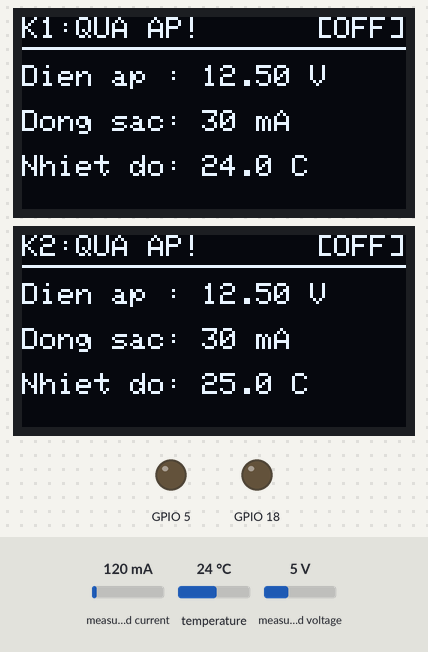
Bench run of a program on a simulated ESP32. Shown: 2 × 128×64 one-colour display, output pins drawn as LEDs (lit = HIGH). Wiring (inferred from the names in the program): INA219 current sensor at I2C address 0x40; INA219 current sensor at I2C address 0x41. Inputs (shaded band) come from the test bench; at power-on: measured voltage 5 V, temperature 24 °C, measured current 120 mA. What the program prints to the serial monitor is not drawn.

Above: at 1.7 s.
1.9 s: measured voltage set to 0.3 V
At 3.7 s:
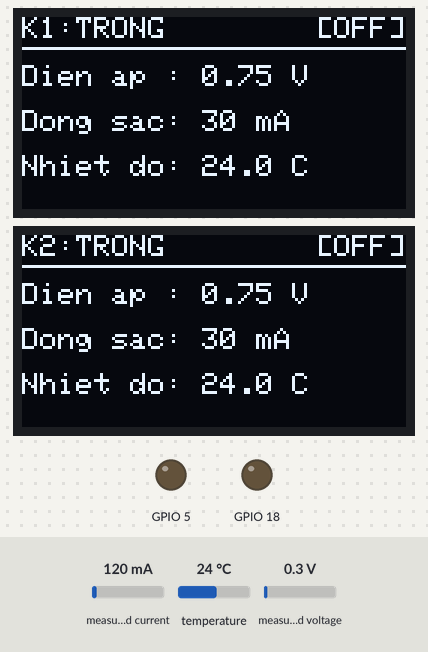
4.2 s: measured voltage set to 3.8 V
At 4.7 s:
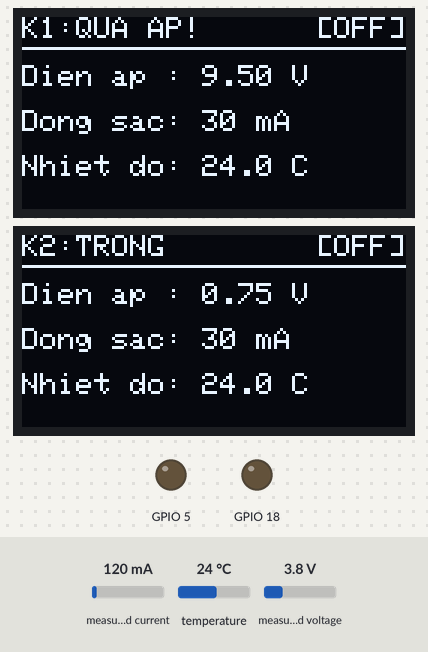
6.2 s: temperature set to 1 °C
At 7.9 s:
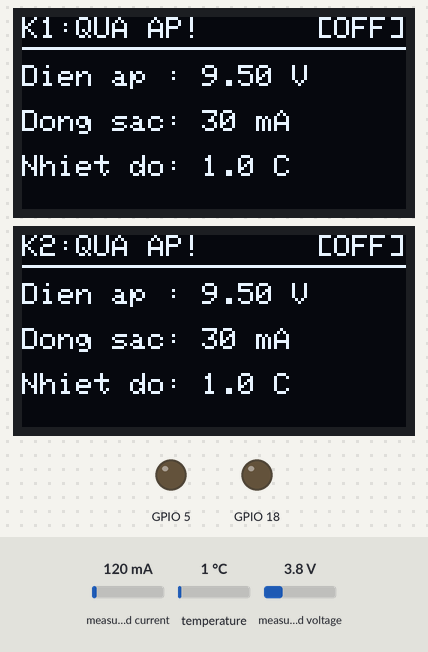
8.2 s: measured current set to 40 mA
At 9.4 s:
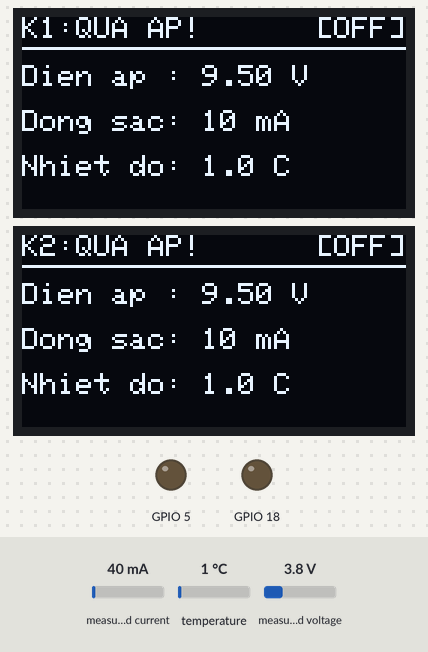
10.2 s: temperature set to 12 °C
At 12.2 s:
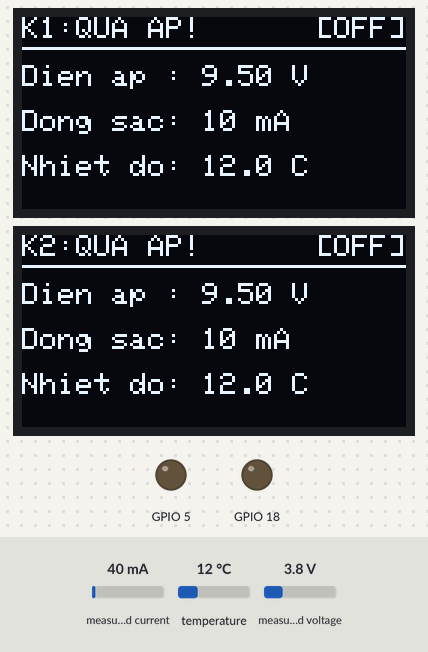
Timing chart, 0 to 13.7 s (numbered marks = the images above; inputs shaded):
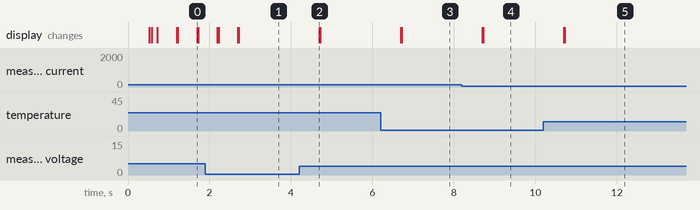

The program:

main.cpp
```cpp
#include <Arduino.h>
#include <Wire.h>
#include <OneWire.h>
#include <DallasTemperature.h>

#include "Config.h"
#include "BatterySlot.h"
#include "OledDisplay.h"

// Khởi tạo 2 khay sạc tương ứng U2 (0x40) và U4 (0x41)
BatterySlot slots[NUM_SLOTS] = {
  BatterySlot(1, PIN_RELAY_SLOT1, INA226_ADDR_SLOT1),
  BatterySlot(2, PIN_RELAY_SLOT2, INA226_ADDR_SLOT2)
};

OledDisplay displays;
OneWire oneWire(PIN_ONEWIRE);
DallasTemperature tempSensors(&oneWire);

unsigned long lastInaTime = 0;
unsigned long lastTempReqTime = 0;
unsigned long lastLogTime = 0;
unsigned long lastOledTime = 0;
bool isWaitingTemp = false;
int ds18b20Count = 0;

void setup() {
  Serial.begin(115200);
  delay(500);
  LOG_PRINTLN("\n========================================================");
  LOG_PRINTLN("   TRAM SAC PIN 18650 2 KENH - ESP32 STANDALONE         ");
  LOG_PRINTLN("========================================================");

  // 1. Khởi tạo Bus I2C chung (G21 = SDA, G22 = SCL)
  Wire.begin(PIN_I2C_SDA, PIN_I2C_SCL);
  Wire.setClock(100000);
  Wire.setTimeOut(30);

  for (int i = 0; i < NUM_SLOTS; i++) {
    slots[i].begin();
    LOG_PRINTF(">> Slot %d INA226: %s | Relay Pin: G%d\n",
               i + 1,
               slots[i].isOnline() ? "ONLINE" : "CHUA KET NOI",
               (i == 0 ? PIN_RELAY_SLOT1 : PIN_RELAY_SLOT2));
  }

  // 2. Khởi tạo 2 màn hình OLED O1 (0x3C) & O2 (0x3D)
  displays.begin();

  // 3. Quét cảm biến nhiệt độ DS18B20 trên chân G4
  tempSensors.begin();
  tempSensors.setWaitForConversion(false);
  ds18b20Count = tempSensors.getDeviceCount();

  LOG_PRINTF(">> DS18B20 (G%d): Phat hien %d cam bien tren bus.\n", PIN_ONEWIRE, ds18b20Count);
  if (ds18b20Count == 0) {
    LOG_PRINTLN("   [!] CANH BAO: Khong tim thay DS18B20! Kiem tra tro keo 4.7k.");
  } else {
    DeviceAddress da;
    for (int i = 0; i < ds18b20Count; i++) {
      if (tempSensors.getAddress(da, i)) {
        tempSensors.setResolution(da, 10);
      }
    }
  }

  LOG_PRINTLN(">> He thong san sang! Lap pin vao khay de tu dong sac.");
  LOG_PRINTLN(">> (Nhan '1' hoac '2' tren Serial de tam dung/tiep tuc thu cong)\n");
}

void loop() {
  unsigned long now = millis();

  // Task 1: Đọc nguồn INA226 & cập nhật trạng thái tự động (Mỗi 200ms)
  if (now - lastInaTime >= 200) {
    lastInaTime = now;
    for (int i = 0; i < NUM_SLOTS; i++) {
      slots[i].readPower();
      slots[i].updateStateMachine();
    }
  }

  // Task 2: Đọc nhiệt độ DS18B20 bất đồng bộ (Mỗi 1000ms)
  if (!isWaitingTemp && (now - lastTempReqTime >= 1000)) {
    tempSensors.requestTemperatures();
    lastTempReqTime = now;
    isWaitingTemp = true;
  }

  if (isWaitingTemp && (now - lastTempReqTime >= 200)) {
    ds18b20Count = tempSensors.getDeviceCount();

    if (ds18b20Count == 1) {
      float t = tempSensors.getTempCByIndex(0);
      if (t > -10.0f && t < 85.0f) {
        for (int i = 0; i < NUM_SLOTS; i++) slots[i].setTemperature(t);
      }
    } else if (ds18b20Count >= 2) {
      for (int i = 0; i < NUM_SLOTS; i++) {
        if (i < ds18b20Count) {
          float t = tempSensors.getTempCByIndex(i);
          if (t > -10.0f && t < 85.0f) {
            slots[i].setTemperature(t);
          }
        }
      }
    }
    isWaitingTemp = false;
  }

  // Task 3: Điều khiển bật/tắt thủ công qua Serial Monitor ('1' hoặc '2')
  int key = -1;
  if (Serial.available()) key = Serial.read();
  if (key >= '1' && key <= '2') {
    int idx = key - '1';
    bool targetState = !slots[idx].isRelayActive();
    bool ok = slots[idx].setRelay(targetState, true);
    if (targetState && !ok) {
      LOG_PRINTF("\n>>> [THU CONG] TU CHOI BAT Slot %d: Khong co pin hoac dang loi (V=%.3fV)! <<<\n",
                 idx + 1, slots[idx].getVoltage());
    } else {
      LOG_PRINTF("\n>>> [THU CONG] Da chuyen Relay Slot %d -> %s (V=%.3fV) <<<\n",
                 idx + 1, slots[idx].isRelayActive() ? "BAT" : "TAM DUNG", slots[idx].getVoltage());
    }
  }

  // Task 4: Cập nhật hiển thị lên 2 màn hình OLED (Mỗi 500ms)
  if (now - lastOledTime >= 500) {
    lastOledTime = now;
    displays.update(slots);
  }

  // Task 5: In thông số giám sát lên Serial Monitor (Mỗi 1.5 giây)
  if (now - lastLogTime >= 1500) {
    lastLogTime = now;
    LOG_PRINTF("[DATA] S1: %5.3fV | %5.3fA | %4.1f°C (%s) || S2: %5.3fV | %5.3fA | %4.1f°C (%s)\n",
               slots[0].getVoltage(), slots[0].getCurrent(), slots[0].getTemperature(), slots[0].getStatusText(),
               slots[1].getVoltage(), slots[1].getCurrent(), slots[1].getTemperature(), slots[1].getStatusText());
  }
}
```

BatterySlot.h
```cpp
#pragma once
#include <Arduino.h>
#include <Wire.h>
#include "Config.h"

class BatterySlot {
private:
  uint8_t _id;          //[cite: 16]
  uint8_t _relayPin;    //[cite: 16]
  uint8_t _inaAddr;     //[cite: 16]

  float _voltage;       //[cite: 16]
  float _current;       //[cite: 16]
  float _temperature;   //[cite: 16]

  bool _relayActive;    //[cite: 16]
  bool _inaOnline;      //[cite: 16]
  bool _manualPaused;
  bool _isWakePulsing;

  SlotStatus _status;   //[cite: 16]
  FaultCode _fault;     //[cite: 16]

  unsigned long _fullTimer;       //[cite: 16]
  unsigned long _standbyTimer;
  unsigned long _relayStartTime;  //[cite: 16]
  unsigned long _lastWakeTime;
  uint8_t _overVoltCount;         //[cite: 16]
  uint8_t _overTempCount;         //[cite: 16]
  uint8_t _safeRecoverCount;      //[cite: 16]
  uint8_t _noLoadCount;           //[cite: 16]

public:
  BatterySlot(uint8_t id, uint8_t relayPin, uint8_t inaAddr); //[cite: 16]

  void begin();                                     //[cite: 16]
  bool readPower();                                 //[cite: 16]
  void setTemperature(float t);                     //[cite: 16]
  void updateStateMachine();                        //[cite: 16]
  bool setRelay(bool enable, bool isManual = false);
  void resetFault();                                //[cite: 16]

  uint8_t getId() const { return _id; }                       //[cite: 16]
  float getVoltage() const { return _voltage; }               //[cite: 16]
  float getCurrent() const { return _current; }               //[cite: 16]
  float getTemperature() const { return _temperature; }       //[cite: 16]
  bool isRelayActive() const { return _relayActive; }         //[cite: 16]
  bool isOnline() const { return _inaOnline; }                //[cite: 16]
  bool hasBattery() const { return (_voltage >= BATTERY_PRESENT_V); } //[cite: 16]
  SlotStatus getStatus() const { return _status; }            //[cite: 16]
  FaultCode getFault() const { return _fault; }               //[cite: 16]
  const char* getStatusText() const;
};
```

OledDisplay.h
```cpp
#pragma once
#include <Arduino.h>
#include <Wire.h>
#include <Adafruit_GFX.h>
#include <Adafruit_SSD1306.h>
#include "Config.h"
#include "BatterySlot.h"

class OledDisplay {
private:
  Adafruit_SSD1306 _oled1;
  Adafruit_SSD1306 _oled2;
  bool _oled1Online;
  bool _oled2Online;

  void renderSlot(Adafruit_SSD1306& oled, const BatterySlot& slot);

public:
  OledDisplay();
  void begin();
  void update(const BatterySlot slots[NUM_SLOTS]);
};
```

BatterySlot.cpp
```cpp
#include "BatterySlot.h"

BatterySlot::BatterySlot(uint8_t id, uint8_t relayPin, uint8_t inaAddr)
  : _id(id),
    _relayPin(relayPin),
    _inaAddr(inaAddr),
    _voltage(0.0f),
    _current(0.0f),
    _temperature(25.0f),
    _relayActive(false),
    _inaOnline(false),
    _manualPaused(false),
    _isWakePulsing(false),
    _status(STATUS_EMPTY),
    _fault(FAULT_NONE),
    _fullTimer(0),
    _standbyTimer(0),
    _relayStartTime(0),
    _lastWakeTime(0),
    _overVoltCount(0),
    _overTempCount(0),
    _safeRecoverCount(0),
    _noLoadCount(0) {}

void BatterySlot::begin() {
  pinMode(_relayPin, OUTPUT);
  digitalWrite(_relayPin, RELAY_OFF);
  _relayActive = false;
  _isWakePulsing = false;

  Wire.beginTransmission(_inaAddr);
  if (Wire.endTransmission() == 0) {
    _inaOnline = true;
    Wire.beginTransmission(_inaAddr);
    Wire.write(0x00);
    Wire.write(0x45); // AVG = 16 mẫu trung bình, VBUSCT = 1.1ms[cite: 13]
    Wire.write(0x27);
    Wire.endTransmission();
    LOG_PRINTF("[INA226] Khe %d (0x%02X): KHOI TAO THANH CONG\n", _id, _inaAddr);
  } else {
    _inaOnline = false;
    LOG_PRINTF("[INA226] Khe %d (0x%02X): KHONG TIM THAY!\n", _id, _inaAddr);
  }
}

bool BatterySlot::readPower() {
  if (!_inaOnline) {
    _voltage = 0.0f;
    _current = 0.0f;
    return false;
  }

  // 1. Đọc Bus Voltage (Thanh ghi 0x02, 1 LSB = 1.25 mV)[cite: 13]
  Wire.beginTransmission(_inaAddr);
  Wire.write(0x02);
  if (Wire.endTransmission(false) != 0) return false;
  if (Wire.requestFrom((int)_inaAddr, 2) != 2) return false;
  uint16_t rawBus = (Wire.read() << 8) | Wire.read();
  float vMeas = rawBus * 0.00125f;

  // 2. Đọc Shunt Voltage (Thanh ghi 0x01, 1 LSB = 2.5 uV, R_shunt = 0.1 Ohm)[cite: 13]
  Wire.beginTransmission(_inaAddr);
  Wire.write(0x01);
  if (Wire.endTransmission(false) != 0) return false;
  if (Wire.requestFrom((int)_inaAddr, 2) != 2) return false;
  int16_t rawShunt = (int16_t)((Wire.read() << 8) | Wire.read());
  float vShunt_mV = rawShunt * 0.0025f;
  float iMeas = vShunt_mV / 100.0f;

  if (iMeas < 0.0f) iMeas = -iMeas;
  if (iMeas < 0.008f) iMeas = 0.0f; // Cắt nhiễu dòng tĩnh < 8mA[cite: 13]
  if (vMeas < 0.05f)  vMeas = 0.0f; // Cắt nhiễu áp thả nổi < 50mV khi khay trống

  _voltage = vMeas;
  _current = iMeas;
  return true;
}

void BatterySlot::setTemperature(float t) {
  if (t > -10.0f && t < 85.0f) {
    _temperature = t;
  }
}

bool BatterySlot::setRelay(bool enable, bool isManual) {
  _isWakePulsing = false;

  if (!enable) {
    _relayActive = false;
    digitalWrite(_relayPin, RELAY_OFF);
    _noLoadCount = 0;
    _fullTimer = 0;
    _standbyTimer = 0;
    _relayStartTime = 0;
    if (isManual) _manualPaused = true;

    _status = (_voltage >= BATTERY_PRESENT_V) ? STATUS_STANDBY : STATUS_EMPTY;
    if (_voltage <= SAFE_RECOVER_V) {
      _fault = FAULT_NONE;
      _overVoltCount = 0;
    }
    return true;
  }

  if (!_inaOnline) {
    LOG_PRINTF("[KHE %d] TU CHOI BAT: Cam bien INA226 dang offline!\n", _id);
    return false;
  }

  if (_status == STATUS_FAULT || _voltage > HARD_MAX_VOLTAGE || _temperature > HARD_MAX_TEMP) {
    LOG_PRINTF("[KHE %d] TU CHOI BAT: Qua nguong an toan (V=%.3fV, T=%.1fC)!\n",
               _id, _voltage, _temperature);
    _relayActive = false;
    digitalWrite(_relayPin, RELAY_OFF);
    return false;
  }

  if (!_relayActive && _voltage < BATTERY_PRESENT_V) {
    LOG_PRINTF("[KHE %d] TU CHOI BAT: KHAY KHONG CO PIN (V=%.3fV < %.2fV)!\n",
               _id, _voltage, BATTERY_PRESENT_V);
    _relayActive = false;
    digitalWrite(_relayPin, RELAY_OFF);
    _status = STATUS_EMPTY;
    return false;
  }

  if (isManual) _manualPaused = false;
  _relayActive = true;
  _relayStartTime = millis();
  digitalWrite(_relayPin, RELAY_ON);
  _status = STATUS_CHARGING;
  _fullTimer = 0;
  _standbyTimer = 0;
  _noLoadCount = 0;
  LOG_PRINTF("[KHE %d] DONG RELAY SAC (Pin V=%.3fV, I=%.3fA)\n", _id, _voltage, _current);
  return true;
}

void BatterySlot::updateStateMachine() {
  if (!_inaOnline) {
    setRelay(false);
    _status = STATUS_EMPTY;
    _fault = FAULT_NONE;
    return;
  }

  unsigned long now = millis();

  // 1. BẢO VỆ QUÁ ÁP[cite: 13]
  if (_voltage > HARD_MAX_VOLTAGE) {
    _overVoltCount++;
    if (_overVoltCount >= 3) {
      if (_relayActive) {
        setRelay(false);
        LOG_PRINTF("[KHE %d] CANH BAO QUA AP (V=%.3fV) -> NGAT RELAY!\n", _id, _voltage);
      }
      _status = STATUS_FAULT;
      _fault = FAULT_OVER_VOLTAGE;
      _safeRecoverCount = 0;
      return;
    }
  } else {
    _overVoltCount = 0;
  }

  // 2. BẢO VỆ QUÁ NHIỆT[cite: 13]
  if (_temperature > HARD_MAX_TEMP) {
    _overTempCount++;
    if (_overTempCount >= 4) {
      if (_relayActive) {
        setRelay(false);
        LOG_PRINTF("[KHE %d] CANH BAO QUA NHIET (T=%.1fC) -> NGAT RELAY!\n", _id, _temperature);
      }
      _status = STATUS_FAULT;
      _fault = FAULT_OVER_TEMP;
      _safeRecoverCount = 0;
      return;
    }
  } else {
    _overTempCount = 0;
  }

  // 3. TỰ ĐỘNG PHỤC HỒI TỪ FAULT[cite: 13]
  if (_status == STATUS_FAULT || _fault != FAULT_NONE) {
    if (!_relayActive && !_isWakePulsing && _voltage <= SAFE_RECOVER_V && _temperature <= SAFE_RECOVER_TEMP) {
      _safeRecoverCount++;
      if (_safeRecoverCount >= 2) {
        resetFault();
        LOG_PRINTF("[KHE %d] THONG SO AN TOAN (V=%.3fV, T=%.1fC) -> DA XOA LOI!\n",
                   _id, _voltage, _temperature);
      }
    } else {
      _safeRecoverCount = 0;
    }
    return;
  }

 // 4. PHÁT HIỆN RÚT PIN HOẶC LỖI HỞ MẠCH KHI ĐANG SẠC (Ân hạn 2.0s sau khi đóng Relay)
  if (_relayActive) {
    bool gracePeriodOver = (_relayStartTime > 0 && (now - _relayStartTime >= 2000UL));

    // Trường hợp A: Áp tụt hẳn xuống dưới 1.50V -> Chắc chắn đã rút pin
    if (gracePeriodOver && _voltage < BATTERY_PRESENT_V) {
      LOG_PRINTF("[KHE %d] DA RUT PIN (V=%.3fV) -> NGAT RELAY!\n", _id, _voltage);
      setRelay(false);
      _status = STATUS_EMPTY;
      return;
    }

    // Trường hợp B: Dòng về 0mA nhưng áp đang thấp (< 4.10V) -> Hở tiếp xúc khay pin, tạm dừng để không nhảy relay
    if (gracePeriodOver && _current < MIN_CHARGE_LOAD_I && _voltage < 4.10f) {
      _noLoadCount++;
      if (_noLoadCount >= 5) {
        LOG_PRINTF("[KHE %d] HO TIEP XUC / KHONG DONG TAI (V=%.3fV, I=%.3fA) -> TAM DUNG!\n",
                   _id, _voltage, _current);
        setRelay(false, true); // Đặt cờ tạm dừng để không tự đóng lại liên tục
        _noLoadCount = 0;
        return;
      }
    } else {
      _noLoadCount = 0;
    }
  } else {
    _noLoadCount = 0;
  }

  // 5. MÁY TRẠNG THÁI VẬN HÀNH (CHỐT ĐẦY PIN & TỰ ĐỘNG SẠC)
  if (_relayActive) {
    _status = STATUS_CHARGING;
    bool gracePeriodOver = (_relayStartTime > 0 && (now - _relayStartTime >= 2000UL));

    // Khi áp đạt >= 4.10V và dòng giảm <= 80mA (bao gồm cả 0mA khi TP4056 tự ngắt lúc đầy)
    if (gracePeriodOver && _voltage >= 4.10f && _current <= FULL_CHARGE_I) {
      if (_fullTimer == 0) {
        _fullTimer = now;
      } else if (now - _fullTimer >= FULL_TIME_MS) {
        setRelay(false);
        _status = STATUS_FULL; // Khóa cứng trạng thái ĐẦY PIN
        _fullTimer = 0;
        LOG_PRINTF("[KHE %d] PIN DA DAY (V=%.3fV, I=%.3fA) -> NGAT VA KHOA SAC!\n",
                   _id, _voltage, _current);
      }
    } else {
      _fullTimer = 0;
    }
  } else {
    _fullTimer = 0;
    _isWakePulsing = false;
    digitalWrite(_relayPin, RELAY_OFF);

    // Chỉ mở khóa trạng thái DAY PIN khi người dùng thực sự rút pin ra (áp < 1.50V)
    if (_voltage < BATTERY_PRESENT_V) {
      _status = STATUS_EMPTY;
      _manualPaused = false;
      _standbyTimer = 0;
    } else if (_status != STATUS_FULL) {
      _status = STATUS_STANDBY;
      if (!_manualPaused && _voltage < FULL_CHARGE_V && _temperature <= SAFE_RECOVER_TEMP) {
        if (_standbyTimer == 0) {
          _standbyTimer = now;
        } else if (now - _standbyTimer >= AUTO_CHARGE_MS) {
          setRelay(true);
        }
      } else {
        _standbyTimer = 0;
      }
    }
  }
}

void BatterySlot::resetFault() {
  _fault = FAULT_NONE;
  _overVoltCount = 0;
  _overTempCount = 0;
  _safeRecoverCount = 0;
  _noLoadCount = 0;
  _standbyTimer = 0;
  _isWakePulsing = false;
  _status = (_voltage >= BATTERY_PRESENT_V) ? STATUS_STANDBY : STATUS_EMPTY;
}

const char* BatterySlot::getStatusText() const {
  if (!_inaOnline) return "LOI CAM BIEN";
  if (_manualPaused && _status == STATUS_STANDBY) return "TAM DUNG";
  switch (_status) {
    case STATUS_EMPTY:    return "TRONG";
    case STATUS_STANDBY:  return "CHO SAC";
    case STATUS_CHARGING: return "DANG SAC";
    case STATUS_FULL:     return "DAY PIN";
    case STATUS_FAULT:
      if (_fault == FAULT_OVER_VOLTAGE) return "QUA AP!";
      if (_fault == FAULT_OVER_TEMP)    return "QUA NHIET!";
      return "LOI!";
    default:              return "CHO";
  }
}
```

OledDisplay.cpp
```cpp
#include "OledDisplay.h"

OledDisplay::OledDisplay()
  : _oled1(128, 64, &Wire, -1),
    _oled2(128, 64, &Wire, -1),
    _oled1Online(false),
    _oled2Online(false) {}

void OledDisplay::begin() {
  if (_oled1.begin(SSD1306_SWITCHCAPVCC, OLED_ADDR_SLOT1)) {
    _oled1Online = true;
    _oled1.clearDisplay();
    _oled1.setTextColor(SSD1306_WHITE);
    _oled1.display();
    LOG_PRINTF("[OLED] Man hinh O1 (0x%02X): KHOI TAO THANH CONG\n", OLED_ADDR_SLOT1);
  } else {
    LOG_PRINTF("[OLED] Man hinh O1 (0x%02X): KHONG TIM THAY!\n", OLED_ADDR_SLOT1);
  }

  if (_oled2.begin(SSD1306_SWITCHCAPVCC, OLED_ADDR_SLOT2)) {
    _oled2Online = true;
    _oled2.clearDisplay();
    _oled2.setTextColor(SSD1306_WHITE);
    _oled2.display();
    LOG_PRINTF("[OLED] Man hinh O2 (0x%02X): KHOI TAO THANH CONG\n", OLED_ADDR_SLOT2);
  } else {
    LOG_PRINTF("[OLED] Man hinh O2 (0x%02X): KHONG TIM THAY!\n", OLED_ADDR_SLOT2);
  }
}

void OledDisplay::renderSlot(Adafruit_SSD1306& oled, const BatterySlot& slot) {
  oled.clearDisplay();
  oled.setTextSize(1);

  // Dòng tiêu đề: Kênh + Trạng thái + Trạng thái Relay [ON]/[OFF]
  oled.setCursor(0, 0);
  oled.printf("K%d:%s", slot.getId(), slot.getStatusText());
  oled.setCursor(98, 0);
  oled.print(slot.isRelayActive() ? "[ON]" : "[OFF]");
  oled.drawLine(0, 10, 128, 10, SSD1306_WHITE);

  // Thông số đo đạc từ INA226 & DS18B20
  oled.setCursor(0, 16);
  oled.printf("Dien ap : %.2f V", slot.getVoltage());

  oled.setCursor(0, 31);
  oled.printf("Dong sac: %.0f mA", slot.getCurrent() * 1000.0f);

  oled.setCursor(0, 46);
  oled.printf("Nhiet do: %.1f C", slot.getTemperature());

  oled.display();
}

void OledDisplay::update(const BatterySlot slots[NUM_SLOTS]) {
  if (_oled1Online) {
    renderSlot(_oled1, slots[0]);
  }
  if (_oled2Online && NUM_SLOTS >= 2) {
    renderSlot(_oled2, slots[1]);
  }
}
```

Source omitted: Config.h (3274 bytes)

Measured:
- after the input at 1.9 s, the display: first changes after 0.30 s (image 1 shows a later state)
- after the input at 4.2 s, the display: changes after 0.50 s (image 2)
- after the input at 6.2 s, the display: first changes after 0.50 s (image 3 shows a later state)
- after the input at 8.2 s, the display: first changes after 0.50 s (image 4 shows a later state)
- after the input at 10.2 s, the display: first changes after 0.50 s (image 5 shows a later state)
